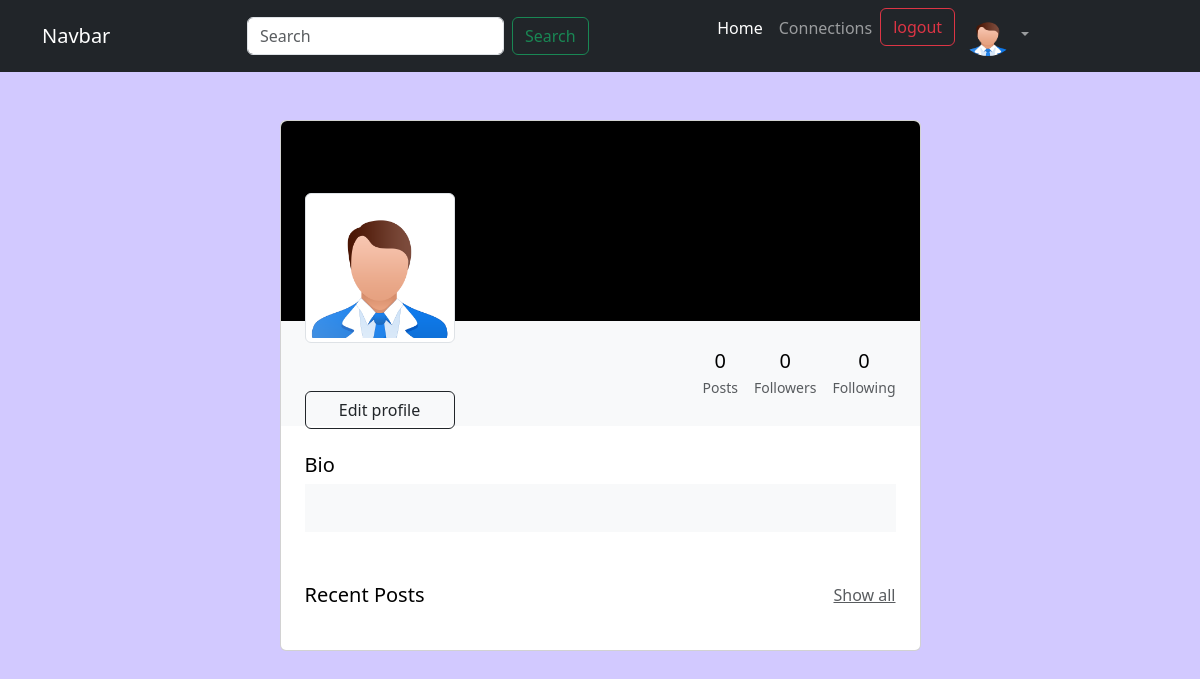
/user/profile/4 (signed in), run on the app's committed database.
### user/models.py (models this page shows, shortened)
class Profile(models.Model):
    user = models.OneToOneField(User, on_delete=models.CASCADE)
    bio = models.TextField(blank=True)
    profileimg = models.ImageField(upload_to='profile_images', default='')
    phone = models.CharField(max_length=50,blank=True)
    state = models.CharField(max_length=100, blank=True)
    follows = models.ManyToManyField('self',
                                     related_name='followed_by',
                                     symmetrical=False,blank=True)

### user/views.py (the view, shortened to what this page needs)
# urls.py: path('profile/<int:id>',ProfilePage.as_view(),name='profile'),
class ProfilePage(View):
    def get(self,request,id):
        if request.user.is_authenticated:
            profile = Profile.objects.get(id=id)
            posts = Post.objects.filter(userprofile=profile)
            return render(request,'profile.html',{'profile':profile,'posts':posts})
        else:
            messages.error(request,'Loggin to view this page')
            return redirect('userhome')

### user/context_processors.py (called while the page is built)
def userinfo(request):
    if request.user.is_authenticated:
        userinfo = Profile.objects.get(user=request.user)
        return {'userinfo':userinfo}
    else:
        return {'userinfo':''}

### user/templates/profile.html (shortened to what this page needs)
{% extends 'layout.html' %}
{% load static %}
{% block content %}
<section class="h-100">
    <div class="container py-5 h-100">
      <div class="row d-flex justify-content-center align-items-center h-100">
        <div class="col col-lg-9 col-xl-7">
          <div class="card">
            <div class="rounded-top text-white d-flex flex-row" style="background-color: #000; height:200px;">
              <div class="ms-4 mt-5 d-flex flex-column" style="width: 150px;">
                {% if profile.profileimg %}
                <img src="{{profile.profileimg.url}}"
                alt="Generic placeholder image" class="img-fluid img-thumbnail mt-4 mb-5"
                style="width: 150px; z-index: 1">
                {% else %}
                <img src="{% static 'images/demoavatar.png' %}"
                alt="Generic placeholder image" class="img-fluid img-thumbnail mt-4 mb-5"
                style="width: 150px; z-index: 1">
                {% endif %}
                {% if profile.user == request.user %}
                <a type="button" class="btn btn-outline-dark" data-mdb-ripple-color="dark"
                  style="z-index: 1;" href="{% url "editpro" profile.id %}">
                  Edit profile
                </a>
                {% endif %}
              </div>
            </div>
            <div class="p-4 text-black" style="background-color: #f8f9fa;">
              <div class="d-flex justify-content-end text-center py-1">
                <div>
                  <p class="mb-1 h5">{{profile.userpost.all | length}}</p>
                  <p class="small text-muted mb-0">Posts</p>
                </div>
                <div class="px-3">
                  <p class="mb-1 h5">{{profile.followed_by.all | length}}</p>
                  <p class="small text-muted mb-0">Followers</p>
                </div>
                <div>
                  <p class="mb-1 h5">{{profile.follows.all | length}}</p>
                  <p class="small text-muted mb-0">Following</p>
                </div>
              </div>
            </div>
            <div class="card-body p-4 text-black">
              <div class="mb-5">
                <p class="lead fw-normal mb-1">Bio</p>
                <div class="p-4" style="background-color: #f8f9fa;">
                </div>
              </div>
              <div class="d-flex justify-content-between align-items-center mb-4">
                <p class="lead fw-normal mb-0">Recent Posts</p>
                <p class="mb-0"><a href="#!" class="text-muted">Show all</a></p>
              </div>
            </div>
          </div>
        </div>
      </div>
    </div>
  </section>
{% endblock content %}

### static/css/style.css (style rules this page uses)
:root { --primary-color:#d2c9ff; --secondary-color:#f9f9f9; --dark-color:black; }
body { background-color: var(--primary-color); }

### data on the page
Profile: userpost.all|length "0", followed_by.all|length "0", follows.all|length "0"
